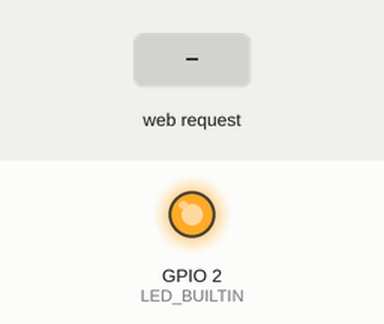
Simulated run of this sketch. Board: ESP32. Shown: output pins drawn as LEDs (lit = HIGH). The inputs (shaded band) are chosen by the test bench. WiFi joins after 1.5 s; servers stay silent unless stated; what the sketch prints to the serial monitor is not drawn.

Above: at 2.7 s.
2.8 s: HTTP request GET /sw?led=on received
At 4.0 s:
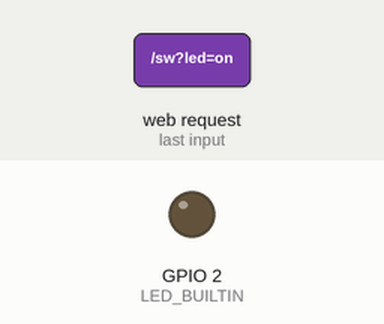
4.3 s: HTTP request GET /sw?led=off received
At 5.2 s:
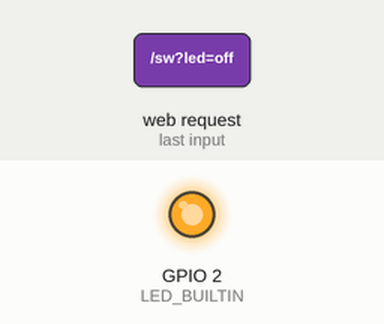
Timing chart, 0 to 7.3 s (numbered marks = the images above; inputs shaded):
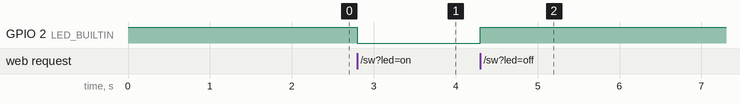

Measured:
- after the input at 2.8 s, GPIO 2 (LED_BUILTIN): HIGH → LOW at once
- after the input at 4.3 s, GPIO 2 (LED_BUILTIN): LOW → HIGH at once

The sketch:

diy6-4.ino
```cpp
#include <WiFi.h>
#include <WebServer.h>

const char* ssid = "WiFi網路名稱";
const char* password = "網路密碼";

WebServer server(80);

void handleRoot() {
  String HTML = "<!DOCTYPE html>\
  <html><head><meta charset='utf-8'></head>\
  <body>沒錯！這是ESP32網站！\
  </body></html>";
  server.send(200, "text/html", HTML);
}

void setup() {
  Serial.begin(115200);
  pinMode(LED_BUILTIN, OUTPUT);
  digitalWrite(LED_BUILTIN, HIGH);
  WiFi.mode(WIFI_STA);
  WiFi.begin(ssid, password);
  Serial.println("");

  while (WiFi.status() != WL_CONNECTED) {
    Serial.print(".");
    delay(500);
  }
  Serial.print("\nIP位址：");
  Serial.println(WiFi.localIP());

  server.on("/", handleRoot);
  server.on("/about", []() {
    server.send(200, "text/html; charset=utf-8", "是在哈囉喔？");
  });
  server.on("/sw", []() {
    String state = server.arg("led");
    if (state == "on") {
      digitalWrite(LED_BUILTIN, LOW);
    } else if (state == "off") {
      digitalWrite(LED_BUILTIN, HIGH);
    }
    server.send(200, "text/html", "LED is <b>" + state + "</b>.");
  });
  server.onNotFound([]() {
    server.send(404, "text/plain", "File NOT found!");
  });
  server.begin();
  Serial.println("網站伺服器開工了～");
}

void loop() {
  server.handleClient();
}
```
